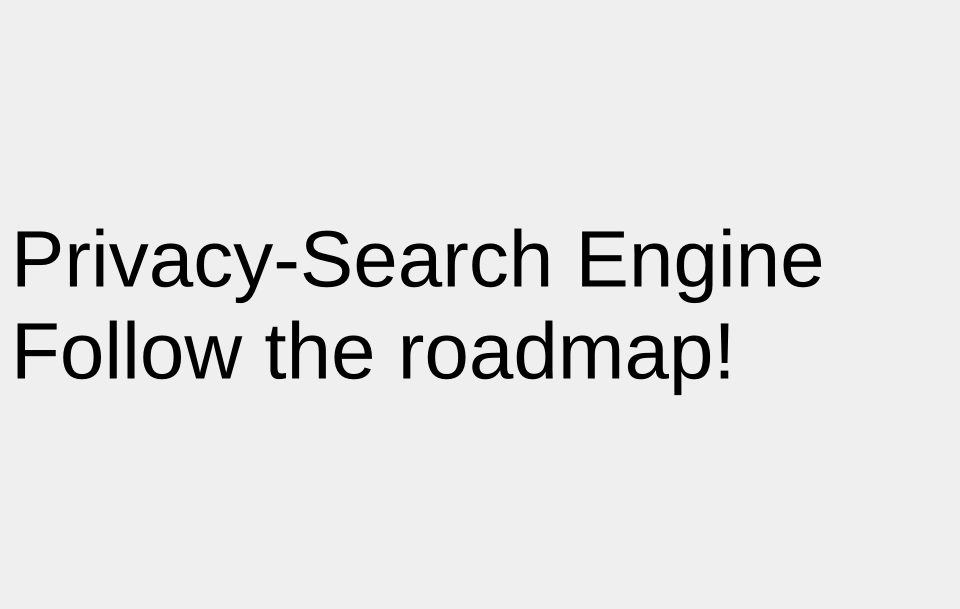
<?xml version="1.0" encoding="UTF-8"?>
<ui version="4.0">
 <class>pSearchForm</class>
 <widget class="QWidget" name="pSearchForm">
  <property name="geometry">
   <rect>
    <x>0</x>
    <y>0</y>
    <width>960</width>
    <height>609</height>
   </rect>
  </property>
  <property name="windowTitle">
   <string>Form</string>
  </property>
  <layout class="QVBoxLayout" name="verticalLayout">
   <item>
    <widget class="QLabel" name="label">
     <property name="font">
      <font>
       <pointsize>60</pointsize>
      </font>
     </property>
     <property name="text">
      <string>Privacy-Search Engine
Follow the roadmap!</string>
     </property>
    </widget>
   </item>
  </layout>
 </widget>
 <resources/>
 <connections/>
</ui>
